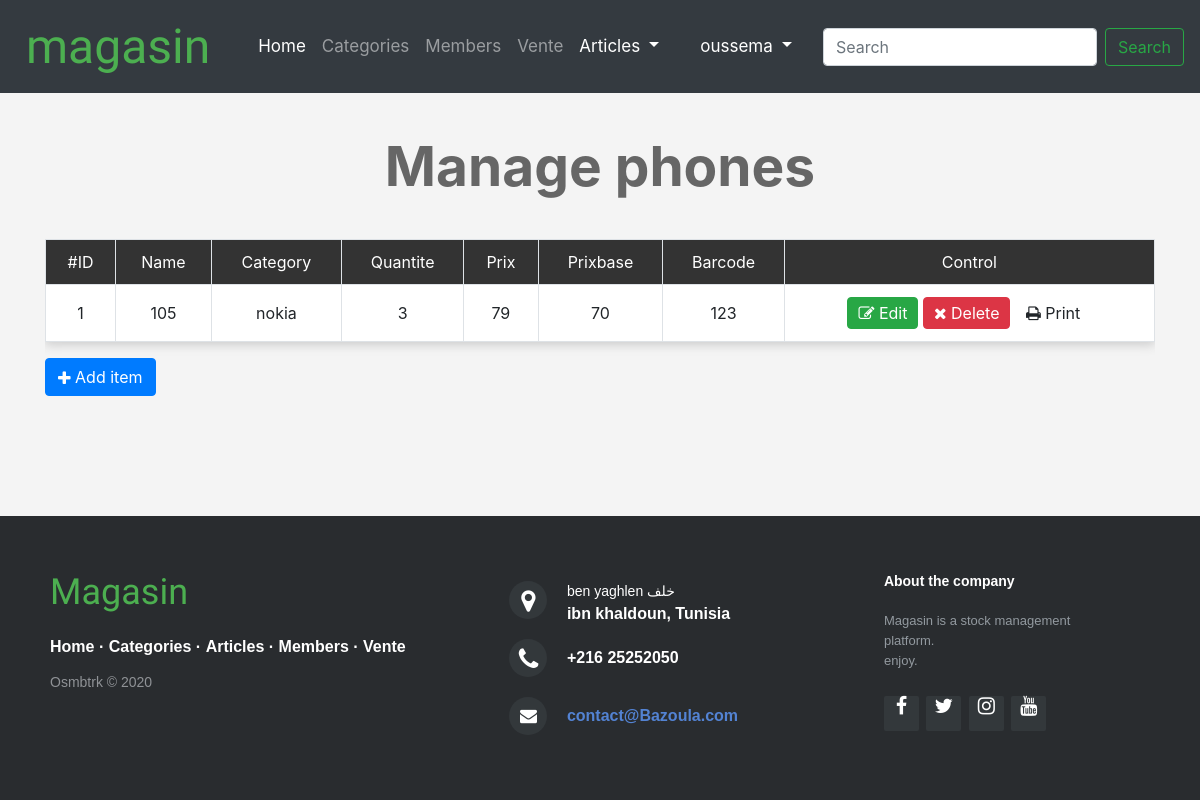
/admin/phones.php (signed in), run on the app's committed database.
### tables this page shows
CREATE TABLE `phones` (
  `id` int(11) NOT NULL,
  `reference` varchar(255) NOT NULL,
  `artname` varchar(255) NOT NULL,
  `categoryid` int(11) NOT NULL,
  `couleur` varchar(255) NOT NULL,
  `quantite` int(11) NOT NULL,
  `prix` varchar(255) NOT NULL,
  `prixbase` varchar(255) NOT NULL,
  `barcode` varchar(255) NOT NULL,
  `camera` int(11) NOT NULL,
  `doublesim` int(11) NOT NULL
);

CREATE TABLE `categories` (
  `id` int(11) NOT NULL,
  `catname` varchar(255) NOT NULL,
  `parentID` int(11) NOT NULL
);

### admin/phones.php (the view, shortened to what this page needs)
<?php
if (isset($_SESSION['username'])){
    include 'C:\xampp\htdocs\27club\include\tpl\navbar.php';
    include 'C:\xampp\htdocs\27club\admin\conn.php';
    $do=isset($_GET['do']) ?$_GET['do'] : 'Manage';
    if($do=='Manage'){
        $stmt=$con->prepare("SELECT phones.*,categories.catname AS cat_name FROM phones
            INNER JOIN categories ON categories.id=phones.categoryid");
        $stmt->execute();
        $items=$stmt->fetchAll();
        ?>
         <h1 class="text-center">Manage phones</h1>
         <div class="container">
             <div class="table-responsive">
                 <table class=" main-table text-center table table-bordered">
                     <tr>
                         <td>#ID</td>
                         <td>Name</td>
                         <td>Category</td>
                         <td>Quantite</td>
                         <td>Prix</td>
                         <td>Prixbase</td>
                         <td>Barcode</td>
                         <td>Control</td>
                     </tr>
                     <?php
                         foreach($items as $item) {
                             echo "<tr>";
                                 echo "<td>".$item['id']."</td>";
                                 echo "<td>".$item['artname']."</td>";
                                 echo "<td>".$item['cat_name']."</td>";
                                 echo "<td>".$item['quantite']."</td>";
                                 echo "<td>".$item['prix']."</td>";
                                 echo "<td>".$item['prixbase']."</td>";
                                 echo "<td>".$item['barcode']."</td>";
                                 echo  "<td>
                                 <a href='phones.php?do=Edit&itemid=" .$item['id']. "' class='btn btn-success'><i class='fa fa-edit'></i> Edit</a>
                                 <a href='phones.php?do=Delete&itemid=" .$item['id']. "' class='btn btn-danger confirm'><i class='fa fa-close'></i> Delete</a>
                                 <a href='../php_barcode-master/barcode.php?do=Print&itemname=" .$item['artname']. "&itemqte=" .$item['quantite']. "&itemprix=" .$item['prix']. "&itemcode=" .$item['barcode']. "' class='btn btn confirm'><i class='fa fa-print'></i> Print</a>
                                 </td>";
                             echo "</tr>";
                         }
                     ?>
                 </table>
             </div>
             <a href="phones.php?do=Add" class="btn btn-primary"><i class="fa fa-plus"></i> Add item</a>
         </div><?php
    }
}else{
    header('location:accueil.php');
    exit();
}
?>

### admin/css/stylefooter.css (style rules this page uses)
body { margin: 0; padding: 0; }
footer { bottom: 0; }
.footer-distributed { background-color: #292c2f; box-shadow: 0 1px 1px 0 rgba(0, 0, 0, 0.12); box-sizing: border-box; width: 100%; text-align: left; font: bold 16px sans-serif; padding: 55px 50px; margin-top: 120px; }
.footer-distributed .footer-left, .footer-distributed .footer-center, .footer-distributed .footer-right { display: inline-block; vertical-align: top; }
.footer-distributed .footer-left { width: 40%; }
.footer-distributed h3 { color: #4CAF50; font: normal 36px 'Cookie', cursive; margin: 0; }
.footer-distributed .footer-links { color: #ffffff; margin: 20px 0 12px; padding: 0; }
.footer-distributed .footer-links a { display:inline-block; line-height: 1.8; text-decoration: none; color: inherit; }
.footer-distributed .footer-company-name { color: #8f9296; font-size: 14px; font-weight: normal; margin: 0; }
.footer-distributed .footer-center { width: 35%; }
.footer-distributed .footer-center i { background-color: #33383b; color: #ffffff; font-size: 25px; width: 38px; height: 38px; border-radius: 50%; text-align: center; line-height: 42px; margin: 10px 15px; vertical-align: middle; }
.footer-distributed .footer-center i.fa-envelope { font-size: 17px; line-height: 38px; }
.footer-distributed .footer-center p { display: inline-block; color: #ffffff; vertical-align: middle; margin:0; }
.footer-distributed .footer-center p span { display:block; font-weight: normal; font-size:14px; line-height:2; }
.footer-distributed .footer-center p a { color: #5383d3; text-decoration: none;; }
.footer-distributed .footer-right { width: 20%; }
.footer-distributed .footer-company-about { line-height: 20px; color: #92999f; font-size: 13px; font-weight: normal; margin: 0; }
.footer-distributed .footer-company-about span { display: block; color: #ffffff; font-size: 14px; font-weight: bold; margin-bottom: 20px; }
.footer-distributed .footer-icons { margin-top: 25px; }
.footer-distributed .footer-icons a { display: inline-block; width: 35px; height: 35px; cursor: pointer; background-color: #33383b; border-radius: 2px; font-size: 20px; color: #ffffff; text-align: center; line-height: 35px; margin-right: 3px; margin-bottom: 5px; }

### admin/css/backend.css (style rules this page uses)
body { background-color: #f4f4f4; }
h1 { font-size: 55px; margin: 40px 0; font-weight: bold; color:#666; }
.main-table { -webkit-box-shadow:0 3px 10px #CCC; -moz-box-shadow:0 3px 10px #CCC; box-shadow: 0 3px 10px #CCC; }
.main-table td { background-color: #FFF; vertical-align: middle !important; }
.main-table tr:first-child td { background-color: #333; color: #FFF; }
.main-table .btn { padding: 3px 10px; }
i.fa.fa-plus { position: relative; top: 1; }

### data on the page
phones: id "1", artname "105", categoryid.catname "nokia", quantite "3", prix "79", prixbase "70", barcode "123"
